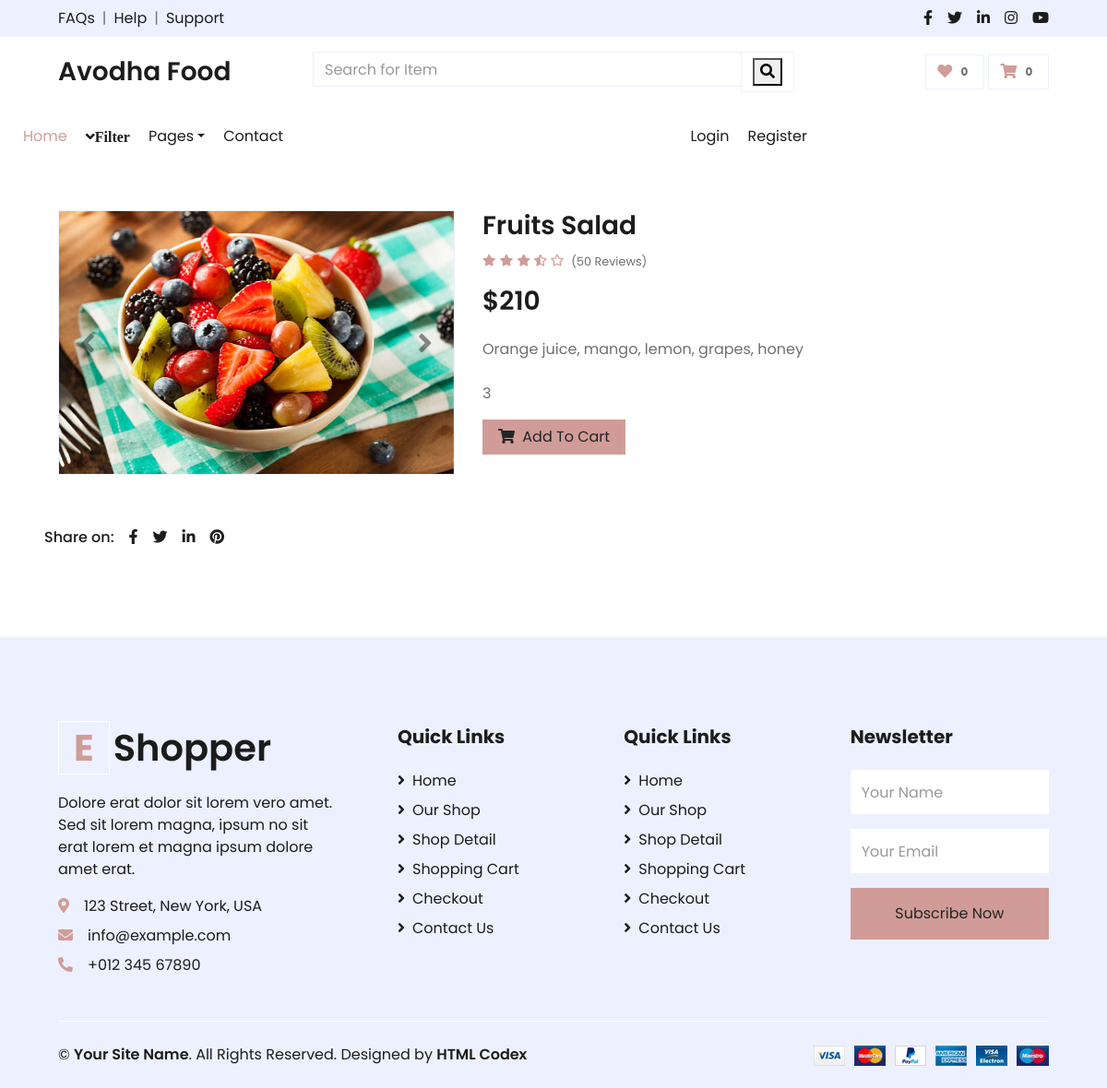
Screenshot of /fruits-recipe/fruits-salad/ with the database file from the repository.
### shop/models.py (models this page shows, shortened)
class Product(models.Model):
    name = models.CharField(max_length=250, unique=True)
    slug = models.SlugField(max_length=250, unique=True)
    img=models.ImageField(upload_to='product')
    desc=models.TextField()
    stock=models.IntegerField()
    available=models.BooleanField()
    price=models.IntegerField()
    category=models.ForeignKey(Category,on_delete=models.CASCADE)

### shop/views.py (the view)
# urls.py: path('<slug:c_slug>/<slug:product_slug>/', views.productDetails, name='details'),
def productDetails(request,c_slug,product_slug):
        try:
            prodt=Product.objects.get(category__slug=c_slug,slug=product_slug)
        except Exception as e:
            raise e
        return render(request,'detail.html',{'pr':prodt})

### cart/context_processor.py (called while the page is built)
def count(request):
    item_count=0
    if 'admin' in request.path:
        return {}
    else:
        try:
            ct=CartList.objects.filter(cart_id=cart_id(request))
            cti=Items.objects.all().filter(cart=ct[:1])
            for c in cti:
                item_count+=c.quantity
        except CartList.DoesNotExist:
            item_count=0
        return dict(itc=item_count)

### cart/views.py (called while the page is built)
def cart_id(request):
    ct_id=request.session.session_key
    if not ct_id:
        ct_id= request.session.create()
    return ct_id

### templates/detail.html (shortened to what this page needs)
{% extends 'base.html' %}
{% load static %}
{% block content %}
<!DOCTYPE html>
<html lang="en">
<head>
    <link href="https://cdnjs.cloudflare.com/ajax/libs/font-awesome/5.10.0/css/all.min.css" rel="stylesheet">
    <link href="{% static 'home/lib/owlcarousel/assets/owl.carousel.min.css' %}" rel="stylesheet">
    <link href="{% static 'home/css/style.css'%}" rel="stylesheet">
</head>
<body>
    <div class="container-fluid py-5">
        <div class="row px-xl-5">
            <div class="col-lg-5 pb-5">
                <div id="product-carousel" class="carousel slide" data-ride="carousel">
                    <div class="carousel-inner border">
                        <div class="carousel-item active">
                            <img class="w-100 h-100" src="{{pr.img.url}}" alt="Image">
                        </div>
                    </div>
                    <a class="carousel-control-prev" href="#product-carousel" data-slide="prev">
                        <i class="fa fa-2x fa-angle-left text-dark"></i>
                    </a>
                    <a class="carousel-control-next" href="#product-carousel" data-slide="next">
                        <i class="fa fa-2x fa-angle-right text-dark"></i>
                    </a>
                </div>
            </div>
            <div class="col-lg-7 pb-5">
                <h3 class="font-weight-semi-bold">{{pr.name}}</h3>
                <div class="d-flex mb-3">
                    <div class="text-primary mr-2">
                        <small class="fas fa-star"></small>
                        <small class="fas fa-star"></small>
                        <small class="fas fa-star"></small>
                        <small class="fas fa-star-half-alt"></small>
                        <small class="far fa-star"></small>
                    </div>
                    <small class="pt-1">(50 Reviews)</small>
                </div>
                <h3 class="font-weight-semi-bold mb-4">${{pr.price}}</h3>
                <p class="mb-4"> {{pr.desc}}</p>
                <p>{{pr.stock}}</p>
                    {% if pr.stock <= 0 %}
                        <h1 style="color:red">Sorry,No stock left</h1style>
                    {% else %}
                        <a  href="{% url 'addcart' pr.id %}" class="btn btn-primary px-3"><i class="fa fa-shopping-cart mr-1"></i> Add To Cart</a>
                            {% endif %}
                </div>
                <div class="d-flex pt-2">
                    <p class="text-dark font-weight-medium mb-0 mr-2">Share on:</p>
                    <div class="d-inline-flex">
                        <a class="text-dark px-2" href="">
                            <i class="fab fa-facebook-f"></i>
                        </a>
                        <a class="text-dark px-2" href="">
                            <i class="fab fa-twitter"></i>
                        </a>
                        <a class="text-dark px-2" href="">
                            <i class="fab fa-linkedin-in"></i>
                        </a>
                        <a class="text-dark px-2" href="">
                            <i class="fab fa-pinterest"></i>
                        </a>
                    </div>
                </div>
            </div>
        </div>
    <div class="container-fluid bg-secondary text-dark mt-5 pt-5">
        <div class="row px-xl-5 pt-5">
            <div class="col-lg-4 col-md-12 mb-5 pr-3 pr-xl-5">
                <a href="" class="text-decoration-none">
                    <h1 class="mb-4 display-5 font-weight-semi-bold"><span class="text-primary font-weight-bold border border-white px-3 mr-1">E</span>Shopper</h1>
                </a>
                <p>Dolore erat dolor sit lorem vero amet. Sed sit lorem magna, ipsum no sit erat lorem et magna ipsum dolore amet erat.</p>
                <p class="mb-2"><i class="fa fa-map-marker-alt text-primary mr-3"></i>123 Street, New York, USA</p>
                <p class="mb-2"><i class="fa fa-envelope text-primary mr-3"></i>info@example.com</p>
                <p class="mb-0"><i class="fa fa-phone-alt text-primary mr-3"></i>+012 345 67890</p>
            </div>
            <div class="col-lg-8 col-md-12">
                <div class="row">
                    <div class="col-md-4 mb-5">
                        <h5 class="font-weight-bold text-dark mb-4">Quick Links</h5>
                        <div class="d-flex flex-column justify-content-start">
                            <a class="text-dark mb-2" href="index.html"><i class="fa fa-angle-right mr-2"></i>Home</a>
                            <a class="text-dark mb-2" href="shop.html"><i class="fa fa-angle-right mr-2"></i>Our Shop</a>
                            <a class="text-dark mb-2" href="detail.html"><i class="fa fa-angle-right mr-2"></i>Shop Detail</a>
                            <a class="text-dark mb-2" href="cart.html"><i class="fa fa-angle-right mr-2"></i>Shopping Cart</a>
                            <a class="text-dark mb-2" href="checkout.html"><i class="fa fa-angle-right mr-2"></i>Checkout</a>
                            <a class="text-dark" href="contact.html"><i class="fa fa-angle-right mr-2"></i>Contact Us</a>
                        </div>
                    </div>
                    <div class="col-md-4 mb-5">
                        <h5 class="font-weight-bold text-dark mb-4">Quick Links</h5>
                        <div class="d-flex flex-column justify-content-start">
                            <a class="text-dark mb-2" href="index.html"><i class="fa fa-angle-right mr-2"></i>Home</a>
                            <a class="text-dark mb-2" href="shop.html"><i class="fa fa-angle-right mr-2"></i>Our Shop</a>
                            <a class="text-dark mb-2" href="detail.html"><i class="fa fa-angle-right mr-2"></i>Shop Detail</a>
                            <a class="text-dark mb-2" href="cart.html"><i class="fa fa-angle-right mr-2"></i>Shopping Cart</a>
                            <a class="text-dark mb-2" href="checkout.html"><i class="fa fa-angle-right mr-2"></i>Checkout</a>
                            <a class="text-dark" href="contact.html"><i class="fa fa-angle-right mr-2"></i>Contact Us</a>
                        </div>
                    </div>
                    <div class="col-md-4 mb-5">
                        <h5 class="font-weight-bold text-dark mb-4">Newsletter</h5>
                        <form action="">
                            <div class="form-group">
                                <input type="text" class="form-control border-0 py-4" placeholder="Your Name" required="required" />
                            </div>
                            <div class="form-group">
                                <input type="email" class="form-control border-0 py-4" placeholder="Your Email"
                                    required="required" />
                            </div>
                            <div>
                                <button class="btn btn-primary btn-block border-0 py-3" type="submit">Subscribe Now</button>
                            </div>
                        </form>
                    </div>
                </div>
            </div>
        </div>
        <div class="row border-top border-light mx-xl-5 py-4">
            <div class="col-md-6 px-xl-0">
                <p class="mb-md-0 text-center text-md-left text-dark">
                    &copy; <a class="text-dark font-weight-semi-bold" href="#">Your Site Name</a>. All Rights Reserved. Designed
                    by
                    <a class="text-dark font-weight-semi-bold" href="https://htmlcodex.com">HTML Codex</a>
                </p>
            </div>
            <div class="col-md-6 px-xl-0 text-center text-md-right">
                <img class="img-fluid" src="home/img/payments.png" alt="">
            </div>
        </div>
    </div>
</body>
</html>
{% endblock %}

### rows the page displays
Product: img (picture), name "Fruits Salad", price "210", desc "Orange juice, mango, lemon, grapes, honey", stock "3"

### other values shown
{{ itc }} "0"
